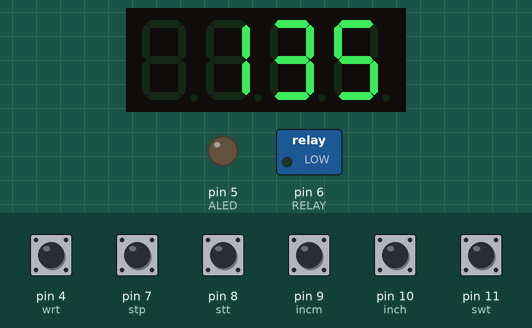
The sketch below on a simulated Arduino Uno, built with avr-gcc and run on an emulated ATmega328P. Parts: 4-digit seven-segment display, switched loads named in the sketch (green lamp = pin HIGH), output pins drawn as LEDs (lit = HIGH). Inputs (shaded band) come from the test bench; at power-on: pin 4 (wrt), pin 7 (stp), pin 8 (stt), pin 9 (incm), pin 10 (inch), pin 11 (swt) HIGH.

Above: at 1.2 s.
1.3 s: pin 8 (stt) pulled LOW for 0.15 s
At 3.9 s:
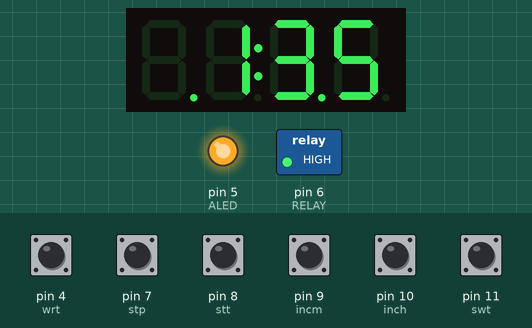
4.0 s: pin 9 (incm) pulled LOW for 0.15 s
At 5.0 s:
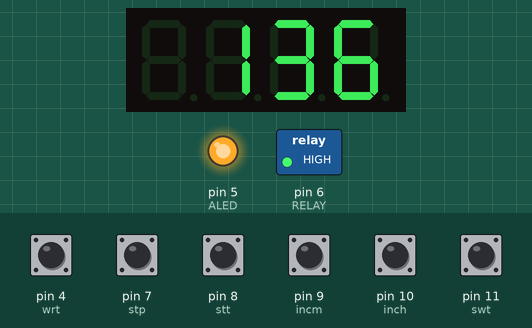
7.0 s: pin 10 (inch) pulled LOW for 0.15 s
At 9.9 s:
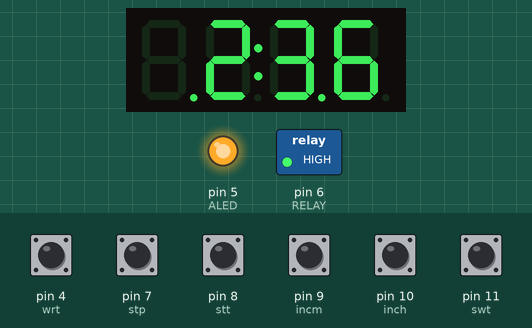
10.0 s: pin 9 (incm) pulled LOW for 1 s
At 12.4 s:
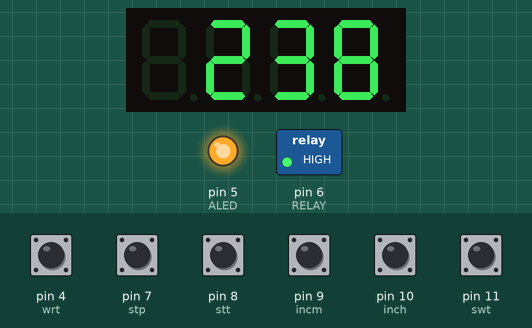
12.5 s: pin 10 (inch) pulled LOW for 1 s
At 13.9 s:
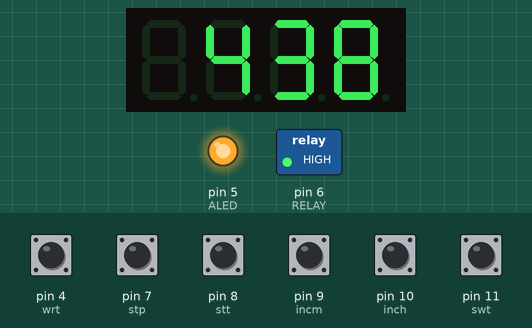
15.0 s: pin 11 (swt) pulled LOW for 0.15 s
At 48.9 s:
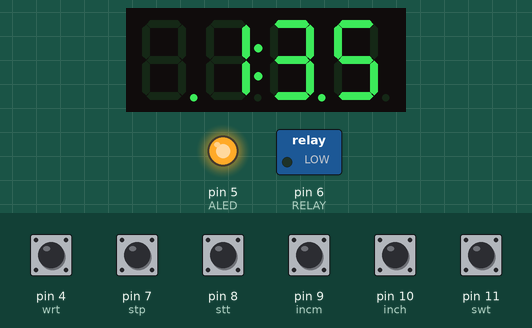
Timing chart, 0 to 49.6 s (numbered marks = the images above; inputs shaded):
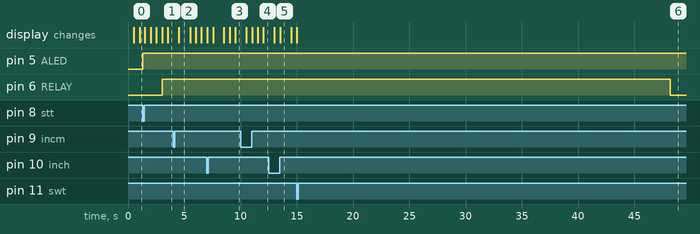

Measured:
- after the input at 1.3 s, pin 5 (ALED): LOW → HIGH at once; pin 6 (RELAY): LOW → HIGH after 1.7 s
- after the input at 4.0 s, the display: changes after 0.52 s (image 2)
- after the input at 7.0 s, the display: first differs from a run without the input after 0.56 s (image 3 shows a later state)
- after the input at 10.0 s, the display: first changes after 0.52 s (image 4 shows a later state)
- after the input at 12.5 s, the display: first changes after 0.52 s (image 5 shows a later state)
- after the input at 15.0 s, the display: changes at once (image 6)
- what the display in image 2 shows lasts 1.0 s, from 4.5 s to 5.5 s

The sketch:

taserAlarm.ino
```cpp
/* Author: Kelsey Williams
 * Yeah, so, this is an alarm clock that
 * tases you instead of beeping.  I used
 * a TM1637 4 digit 7 seg display to display
 * time, a relay to control a ViperTech taser that
 * I presoldered wires to to overide the manual button,
 * and a bunch of buttons on a bread board to set
 * alarm times and clock times and save them to memory
 * and whatever.  Idfk.  It's absolutely retarded and
 * thats what I love about it. Anyways here's the pinout.
 *
 *  ***pinout (as used by moi)***
 *  !I used an Arduino Uno for this, if you're sampling!
 *  !code or something, make sure you got your own pinout!
 *  !and change the manual port forwarding i did.!
 *
 * TM1637 display digital i/o = 13
 * TM1637 display clock pin = 12
 * button to switch between clock and alarm setup = 11
 * button to increment hours = 10
 * button to increment minutes = 9
 * button to start the alarm = 8
 * button to stop the alarm = 7
 * signal pin for relay = 6
 * pin for "armed" led = 5
 * Button to write clock and alarm to EEPROM = 4
 */
 /*Also. Remember that the documentation for Button.h
  * on arduino playground is utter horsehsit.
  Don't even bother reading it.  Bunch of fuckers.*/
#include <EEPROM.h>
#include <Button.h>
#include <TM1637Display.h>

// TM1637 Display's clock and io
uint16_t DIO = 13;
uint16_t CLK = 12;

// "Armed" led and relay signal pin
uint16_t ALED = 5;
uint16_t RELAY = 6;

/* This bool is used to switch the display from the "set current time"
 *  (swtkey = true), to the "set alarm time" (swtkey = false) mode.
 */
bool swtkey = true;

// The last pressed button
//P.S. -1 equates to null in this case as 0 is a valid integer around these parts
int16_t key = -1;

Button swt = Button(11);
Button inch = Button(10);
Button incm = Button(9);
Button stt = Button(8);
Button stp = Button(7);
Button wrt = Button(4);

// Get saved Time from EEPROM and reconstruct from 8bit int to 16 bit
uint16_t loadT = (uint16_t)EEPROM[0] << 8 | EEPROM[1];
uint16_t loadA = (uint16_t)EEPROM[2] << 8 | EEPROM[3];

// Unformat time saved to EEPROM back to minutes and hours
// Clock time
uint16_t hours;
uint16_t minutes;

// Alarm time
uint16_t ahours;
uint16_t aminutes;

// Temp variables for clock adjustment
uint16_t thours;
uint16_t tminutes;

// Initialize Time
uint16_t Time;
uint16_t aTime;

// Alarm booleans
bool alarmOn = false;
bool alarmTripped = false;

// Main alarm clock time
uint32_t delta = millis();
uint32_t elapMillis = 0;

TM1637Display display = TM1637Display(CLK, DIO);

void setup() {
  swt.begin();
  inch.begin();
  incm.begin();
  stt.begin();
  stp.begin();
  wrt.begin();

   /* If the EEPROM has never been written to before, it should
   *  contain the value 255 in each address.  So when we append
   *  two bytes we will get ffff hex, which run through our
   *  arithmetic will result in a floating point number, upgrading
   *  our int to a float as C++ does; something I really  don't want.
   *  This if statement is an attempt to protect the program from this
   *  on a first time EEPROM read by looking for a floating point.
   */
  if(floor(loadT) - loadT == 0 && floor(loadA)- loadA == 0){
    hours =  loadT / 100;
    minutes = loadT - (hours * 100);

    // Alarm time
    ahours = loadA / 100;
    aminutes = loadA - (ahours * 100);
  }
  else{
    hours = 12;
    minutes = 0;
    ahours = 12;
    aminutes = 0;
  }

  pinMode(ALED, OUTPUT);
  pinMode(RELAY, OUTPUT);

  // Intialize the display
  display.clear();
  display.setBrightness(0);
}

// Set default values
void DisplayTime(uint16_t = hours, uint16_t = minutes, uint16_t = ahours, uint16_t = aminutes, bool = true);
void adjustClock(uint16_t = hours, uint16_t = minutes, uint16_t = ahours, uint16_t = aminutes);

void loop() {
  tick();
  DisplayTime();
  AlarmHandler();
  adjustClock();
  keyListener();
}
void tick(){
  // Count the time in milliseconds
  elapMillis = millis() - delta;

  if(elapMillis > 60000){
    minutes++;
    delta = millis();
  }

  if(minutes > 59){
    minutes=0;
    hours++;
  }

  if(aminutes > 59){
    aminutes=0;
    hours++;
  }

  if(hours > 12){
    hours = 1;
  }

  if(ahours > 12){
    ahours = 1;
  }
}
void keyListener(){
  if(swt.pressed()){
    if(swtkey){
      swtkey = false;
    }
    else{
      swtkey = true;
    }
  }
  if(inch.pressed()){
    // Increment hours
    key = 1;
  }
  if(incm.pressed()){
    // Increment minutes
    key = 2;
  }
  if(stt.pressed()){
    // Start alarm
    key = 3;
  }
  if(stp.pressed()){
    // Stop alarm
    key = 4;
  }
  if(inch.released() || incm.released()){
    key = 5;
  }
  if(wrt.pressed()){
    // Break 16bit times into 8bit for EEPROM storage
    uint8_t TimeB = (uint8_t)Time;
    uint8_t TimeA = (uint8_t)(Time >> 8);
    uint8_t aTimeB = (uint8_t)aTime;
    uint8_t aTimeA = (uint8_t)(aTime >> 8);
    uint8_t vals[] = {TimeA, TimeB, aTimeA, aTimeB};
    for(uint16_t i = 0; i < 4; i++){
      EEPROM.write(i, vals[i]);
    }
  }
}
void DisplayTime(uint16_t h, uint16_t m, uint16_t ah, uint16_t am, bool blink){
  Time = ((h*100)+m);
  aTime = ((ah*100)+am);
  if(swtkey){
    if(elapMillis %500 == 0){
    display.showNumberDecEx(Time, 0b11100000, false, 4, 0);
    }
    if(elapMillis %1000 == 0){
      display.showNumberDec(Time, false, 4, 0);
    }
    if(!blink){
      display.showNumberDec(Time, false, 4, 0);
    }
  }
  if(!swtkey){
    display.showNumberDecEx(aTime, 0b11100000, false, 4, 0);
  }
}
void AlarmHandler(){
  if(alarmOn){
    digitalWrite(ALED, HIGH);
    if(ahours == hours and aminutes == minutes){
       alarmTripped = true;
    }
  }
  switch(key){
    case 3:
      alarmOn = true;
      key = -1;
      break;
    case 4:
      alarmOn = false;
      alarmTripped = false;
      digitalWrite(ALED, LOW);
      key = -1;
      break;
    default:
      break;
  }
  if(alarmTripped){
    if(elapMillis %3000 == 0){
      /* I use direct port manipulation to control the
       *  relay in order to cut down on time spent making
       *  sure the relay is truly off.  I use a hexidecimal
       *  mask in order to make sure only pin 6 is switched
       *  low. Please note that these ports will only
       *  work on the Arduino UNO board.
       */
       // Set pin 6 HIGH
      PORTD = PORTD | 0x40; //0x40 mask.  0x40 = 0100 0000
    }
    if(elapMillis %3010 == 0){
      // Set pin 6 LOW
      PORTD = PORTD & 0xbf; //0xbf mask. 0xbf = 1011 1111
    }
  }
  if(!alarmTripped){
    //ensure the relay got shut off
    PORTD = PORTD & 0xbf;
  }
}
void adjustClock(uint16_t h, uint16_t m, uint16_t ah, uint16_t am){
  switch(key){
    case 1:
      delay(500);
      thours++;
      if(thours > 12){
        thours = 1;
      }
      DisplayTime(thours, tminutes, thours, tminutes, false);
      break;
    case 2:
      delay(500);
      tminutes++;
      if(tminutes > 59){
        tminutes = 0;
      }
      DisplayTime(thours, tminutes, thours, tminutes, false);
      break;
    case 5:
      if(swtkey){
        hours = thours;
        minutes = tminutes;
      }
      if(!swtkey){
        ahours = thours;
        aminutes = tminutes;
      }
      key = -1;
      break;
    default:
      if(swtkey){
        thours = h;
        tminutes = m;
      }
      if(!swtkey){
        thours = ah;
        tminutes = am;
      }
      break;
  }
}
```
